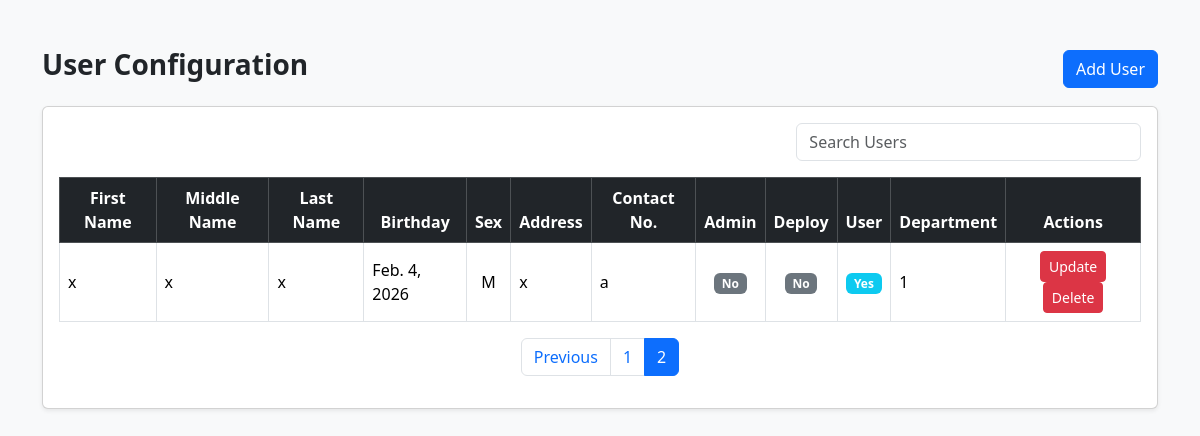
Before: /UserMaintenance?page=2 with the older database file.
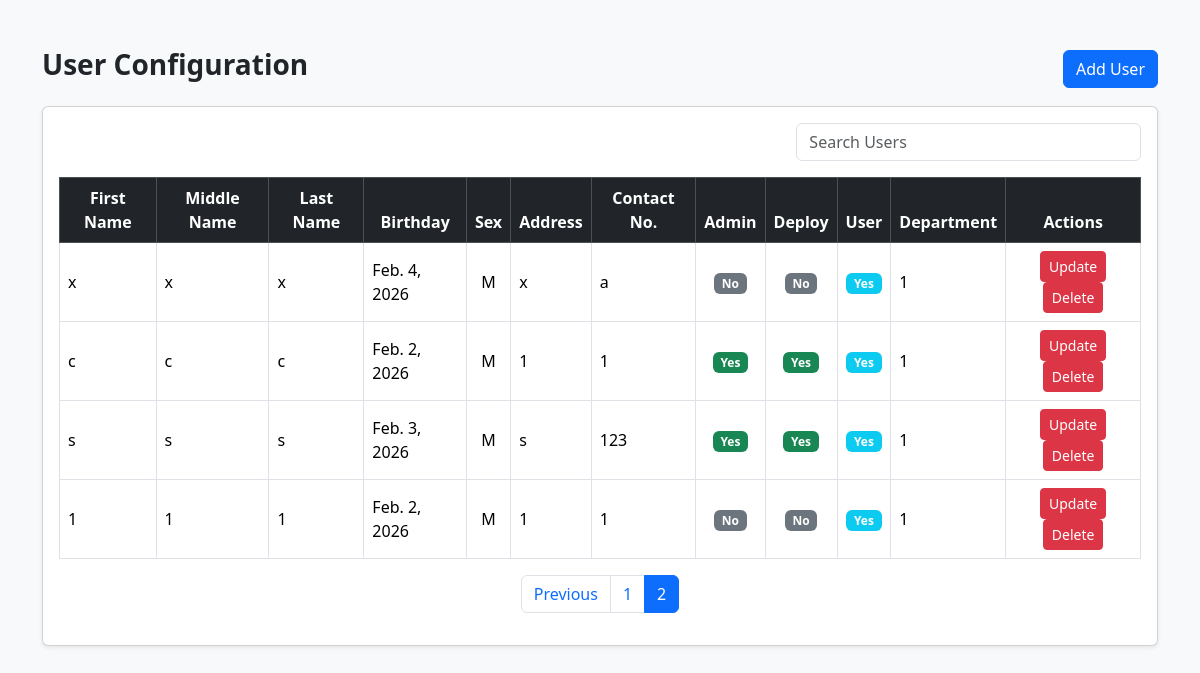
After: the same page with the newer database file.
### userLogin/models.py (models this page shows, shortened)
class Tbl_AdmUser(models.Model):
    credentials = models.OneToOneField( userCredentials,on_delete=models.CASCADE,null=True)
    fname = models.CharField(max_length=100)
    mname = models.CharField(max_length=100)
    lname = models.CharField(max_length=100)
    bday = models.DateField()
    sex= models.CharField( max_length=1, choices=[ ('M','Male'), ('F','Female')])
    address = models.TextField()
    contactNo = models.CharField(max_length=20)
    isAdmin = models.BooleanField(default=False)
    isUser = models.BooleanField(default = True)
    isDeploy = models.BooleanField(default = False)
    dept = models.ForeignKey(TblAdmDepartment, on_delete=models.PROTECT, null= True, blank =True)

### userLogin/views.py (the view)
# urls.py: path('UserMaintenance',UI_userMaintenance,name ='userMaintenance'),
def UI_userMaintenance(request):
        tblUsers = Tbl_AdmUser.objects.values('id',
        'fname','mname','lname','bday', 'sex','address', 'contactNo','isAdmin','isDeploy','isUser','dept'
    ).order_by('id')
        paginator = Paginator(tblUsers,5)
        page_number = request.GET.get('page')
        page_obj = paginator.get_page(page_number)
        return render(request,
                      'UI_UserMaintenance.html',{'tblUsers': page_obj,
                                                 'page_obj' : page_obj})

### userLogin/templates/UI_UserMaintenance.html (shortened to what the changed rows need)
<!DOCTYPE html>
<html lang="en">
<head>
    <link href="https://cdn.jsdelivr.net/npm/bootstrap@5.3.2/dist/css/bootstrap.min.css" rel="stylesheet">
</head>
<body class="bg-light">
<div class="container mt-5">
    <div class="card shadow-sm">
        <div class="card-body">
            <div class="table-responsive">
                <table class="table table-bordered table-hover align-middle" id="userTable">
                    <thead class="table-dark text-center">
                        <tr>
                            <th>First Name</th>
                            <th>Middle Name</th>
                            <th>Last Name</th>
                            <th>Birthday</th>
                            <th>Sex</th>
                            <th>Address</th>
                            <th>Contact No.</th>
                            <th>Admin</th>
                            <th>Deploy</th>
                            <th>User</th>
                            <th>Department</th>
                            <th>Actions</th>
                        </tr>
                    </thead>
                    <tbody>
                        {% for x in tblUsers %}
                        <tr>
                            <td>{{ x.fname }}</td>
                            <td>{{ x.mname }}</td>
                            <td>{{ x.lname }}</td>
                            <td>{{ x.bday }}</td>
                            <td class="text-center">{{ x.sex }}</td>
                            <td>{{ x.address }}</td>
                            <td>{{ x.contactNo }}</td>
                            <td class="text-center">
                                {% if x.isAdmin %}
                                    <span class="badge bg-success">Yes</span>
                                {% else %}
                                    <span class="badge bg-secondary">No</span>
                                {% endif %}
                            </td>
                            <td class="text-center">
                                {% if x.isDeploy %}
                                    <span class="badge bg-success">Yes</span>
                                {% else %}
                                    <span class="badge bg-secondary">No</span>
                                {% endif %}
                            </td>
                            <td class="text-center">
                                {% if x.isUser %}
                                    <span class="badge bg-info">Yes</span>
                                {% else %}
                                    <span class="badge bg-secondary">No</span>
                                {% endif %}
                            </td>
                            <td>{{ x.dept }}</td>
                            <td class="text-center">
                                <a href="{% url 'selectedUser' x.id %}"
                                class="btn btn-sm btn-danger">
                                    Update
                                </a>
                                <a href="{% url 'deleteuser' x.id %}"
                                   class="btn btn-sm btn-danger"
                                   onclick="return confirm('Are you sure you want to delete this user?');">
                                    Delete
                                </a>
                            </td>
                        </tr>
                        {% empty %}
                        <tr>
                            <td colspan="12" class="text-center text-muted">
                                No users found.
                            </td>
                        </tr>
                        {% endfor %}
                    </tbody>
                </table>
                  <nav>
                    <ul class ="pagination justify-content-center">
                        {% for num in page_obj.paginator.page_range %}
                        <li class ="page-item {% if page_obj.number == num %}active{% endif %}">
                            <a class ="page-link" href="?page={{ num }}">{{ num }}</a>
                        </li>
                        {% endfor %}
                    </ul>
                </nav>
            </div>
        </div>
    </div>
</div>
</body>
</html>

Changed rows visible on the page:
added Tbl_AdmUser: fname "c", mname "c", lname "c", bday "Feb. 2, 2026", sex "M", address "1", contactNo "1", isAdmin "Yes", isDeploy "Yes", isUser "Yes", dept "1"
added Tbl_AdmUser: fname "s", mname "s", lname "s", bday "Feb. 3, 2026", sex "M", address "s", contactNo "123", isAdmin "Yes", isDeploy "Yes", isUser "Yes", dept "1"
added Tbl_AdmUser: fname "1", mname "1", lname "1", bday "Feb. 2, 2026", sex "M", address "1", contactNo "1", isAdmin "No", isDeploy "No", isUser "Yes", dept "1"
